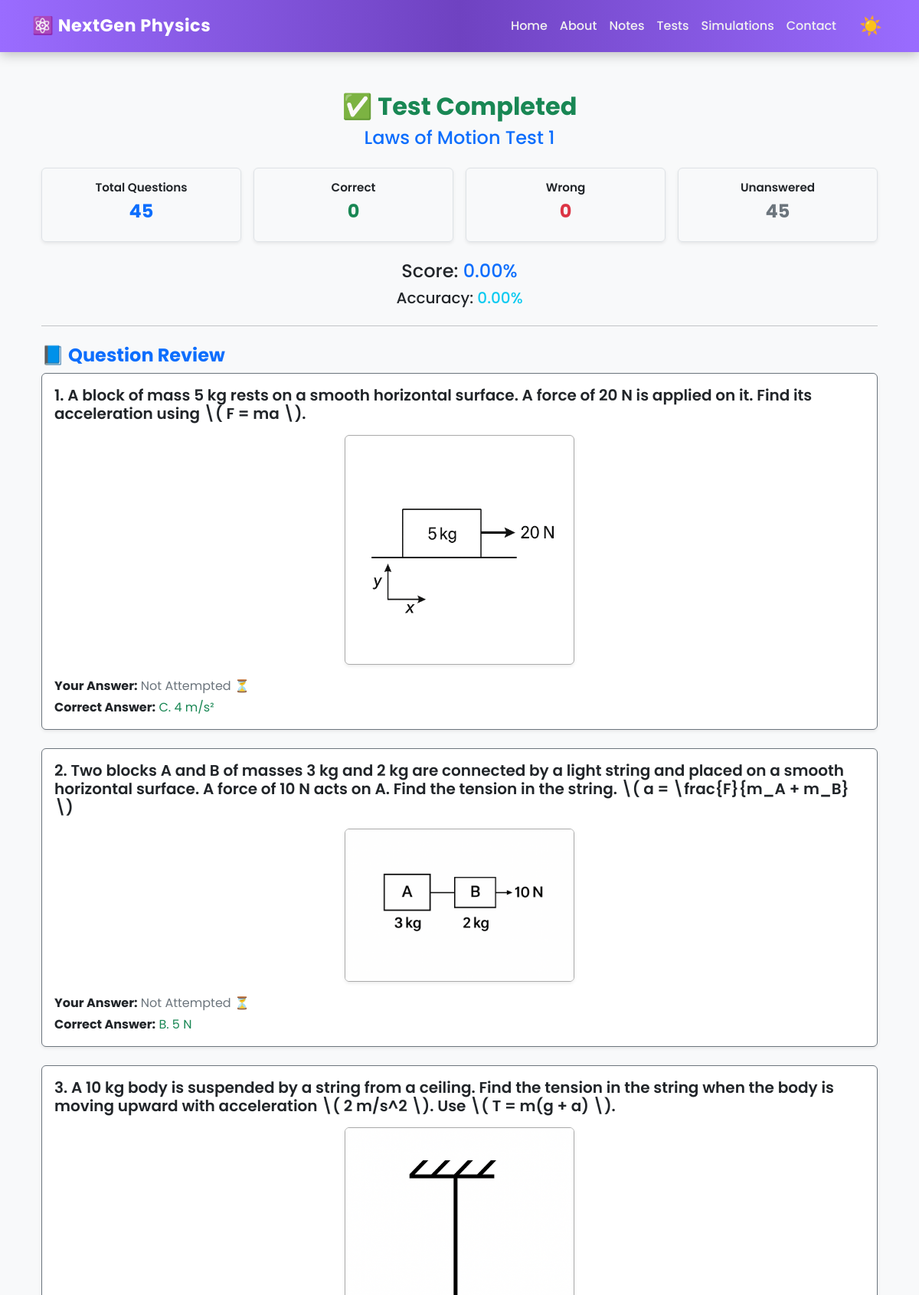
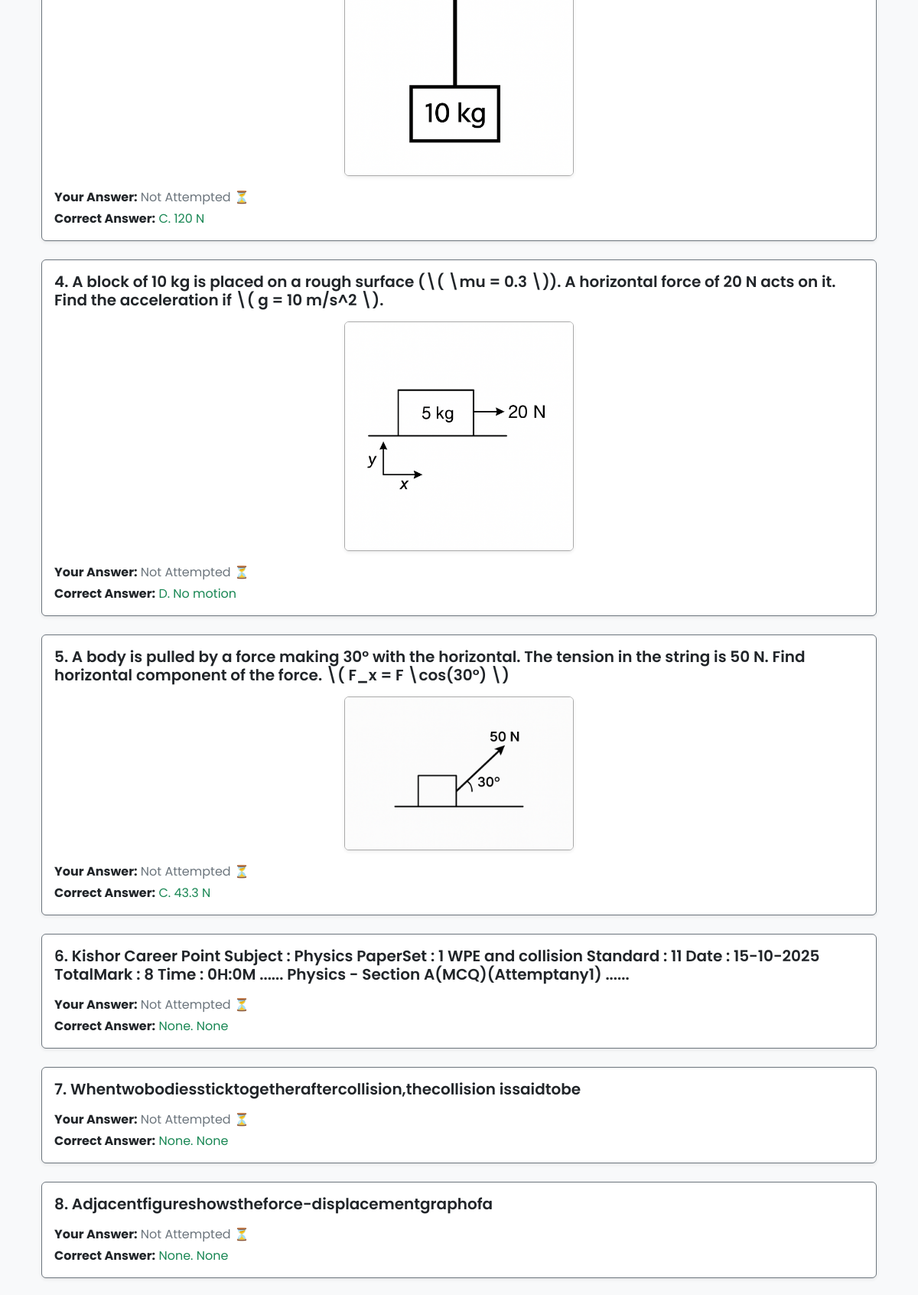
The app's page /result/1/ (upper part) with its own data (2 pictures, top to bottom).
### notes/models.py (models this page shows, shortened)
class PhysicsTest(models.Model):
    title = models.CharField(max_length=200)
    description = models.TextField(blank=True)
    date_created = models.DateTimeField(auto_now_add=True)

class TestResult(models.Model):
    session = models.OneToOneField(TestSession, on_delete=models.CASCADE)
    score = models.FloatField()
    accuracy = models.FloatField()
    details = models.JSONField(help_text="Stores question-wise answers and timings")

class Question(models.Model):
    test = models.ForeignKey(PhysicsTest, on_delete=models.CASCADE, related_name="questions")
    question_text = models.TextField()
    image = models.ImageField(upload_to='question_images/', blank=True, null=True)
    option_a = models.TextField()
    option_b = models.TextField()
    option_c = models.TextField()
    option_d = models.TextField()
    correct_option = models.CharField(max_length=1, choices=[
        ('A', 'A'),
        ('B', 'B'),
        ('C', 'C'),
        ('D', 'D'),
    ])

### notes/views.py (the view)
# urls.py: path('result/<int:session_id>/', views.view_result, name='view_result'),
def view_result(request, session_id):
    session = get_object_or_404(TestSession, id=session_id)
    result = get_object_or_404(TestResult, session=session)
    test = session.test
    reviewed_questions = []
    correct = wrong = unanswered = 0
    for q in test.questions.all():
        q_id = str(q.id)
        selected = result.details.get(q_id, {}).get("selected")
        correct_opt = result.details.get(q_id, {}).get("correct")
        options = {
            "A": q.option_a,
            "B": q.option_b,
            "C": q.option_c,
            "D": q.option_d,
        }
        selected_text = options.get(selected, None)
        correct_text = options.get(correct_opt, None)
        if selected is None:
            unanswered += 1
        elif selected == correct_opt:
            correct += 1
        else:
            wrong += 1
        reviewed_questions.append({
            "question": q,
            "selected": selected,
            "selected_text": selected_text,
            "correct": correct_opt,
            "correct_text": correct_text,
            "is_correct": selected == correct_opt if selected else False
        })
    context = {
        "session": session,
        "result": result,
        "test": test,
        "correct": correct,
        "wrong": wrong,
        "unanswered": unanswered,
        "total": test.questions.count(),
        "score": result.score,
        "accuracy": result.accuracy,
        "questions": reviewed_questions,
    }
    return render(request, "notes/result.html", context)

### notes/templates/notes/result.html (shortened to what this page needs)
{% extends "notes/base.html" %}
{% block content %}
<div class="container mt-4">
  <div class="text-center mb-4">
    <h2 class="text-success fw-bold">✅ Test Completed</h2>
    <h4 class="text-primary">{{ test.title }}</h4>
  </div>
  <div class="row mb-4 text-center g-3">
    <div class="col-md-3 col-6">
      <div class="p-3 result-card border rounded shadow-sm">
        <h6>Total Questions</h6>
        <h3 class="text-primary fw-bold">{{ total }}</h3>
      </div>
    </div>
    <div class="col-md-3 col-6">
      <div class="p-3 result-card border rounded shadow-sm">
        <h6>Correct</h6>
        <h3 class="text-success fw-bold">{{ correct }}</h3>
      </div>
    </div>
    <div class="col-md-3 col-6">
      <div class="p-3 result-card border rounded shadow-sm">
        <h6>Wrong</h6>
        <h3 class="text-danger fw-bold">{{ wrong }}</h3>
      </div>
    </div>
    <div class="col-md-3 col-6">
      <div class="p-3 result-card border rounded shadow-sm">
        <h6>Unanswered</h6>
        <h3 class="text-secondary fw-bold">{{ unanswered }}</h3>
      </div>
    </div>
  </div>
  <div class="text-center mb-4">
    <h4>Score: <span class="text-primary">{{ score|floatformat:2 }}%</span></h4>
    <h5>Accuracy: <span class="text-info">{{ accuracy|floatformat:2 }}%</span></h5>
  </div>
  <hr />
  <h4 class="mt-4 text-primary fw-bold">📘 Question Review</h4>
  {% for item in questions %}
  <div
    class="card mb-4 shadow-sm {% if item.is_correct %}border-success{% elif item.selected %}border-danger{% else %}border-secondary{% endif %}">
    <div class="card-body">
      <h5 class="fw-semibold">{{ forloop.counter }}. {{ item.question.question_text|safe }}</h5>
      {% if item.question.image %}
      <div class="text-center my-3">
        <img
          src="{{ item.question.image.url }}"
          alt="Question Image"
          class="result-image img-fluid rounded shadow-sm"
        />
      </div>
      {% endif %}
      <div class="mt-3">
        <p class="mb-1">
          <strong>Your Answer:</strong>
          {% if item.selected %}
            {% if item.is_correct %}
              <span class="text-success">
                {{ item.selected }}. {{ item.selected_text }} ✅
              </span>
            {% else %}
              <span class="text-danger">
                {{ item.selected }}. {{ item.selected_text }} ❌
              </span>
            {% endif %}
          {% else %}
            <span class="text-secondary">Not Attempted ⏳</span>
          {% endif %}
        </p>
        <p class="mb-0">
          <strong>Correct Answer:</strong>
          <span class="text-success">
            {{ item.correct }}. {{ item.correct_text }}
          </span>
        </p>
      </div>
    </div>
  </div>
  {% empty %}
  <p class="text-center text-muted mt-4">No questions found for this test.</p>
  {% endfor %}
{% endblock %}

### notes/templates/notes/base.html (style rules this page uses)
:root { --bg-light: #f8f9fa; --bg-dark: #0e0e0e; --text-light: #f8f9fa; --text-dark: #212529; --accent: #9a6cff; --highlight: #ffc107; --gradient: linear-gradient(90deg, #9a6cff, #6f42c1, #9a6cff); }
body { font-family: "Poppins", sans-serif; background-color: var(--bg-light); color: var(--text-dark); transition: all 0.4s ease; scroll-behavior: smooth; }

### notes/templates/notes/result.html (style rules this page uses)
.result-card { background-color: var(--card-bg); color: var(--text-color); transition: background-color 0.4s ease, color 0.4s ease; }
.result-image { display: block; margin: 10px auto; width: auto !important; max-width: 300px !important; height: auto; border: 1px solid #aaa; border-radius: 8px; box-shadow: 0 0 10px rgba(168, 23, 23, 0.2); transition: transform 0.2s ease-in-out; }
.result-card h6 { font-weight: 600; font-size: 0.95rem; }
.result-card h3 { font-size: 1.5rem; }

### records on screen
PhysicsTest: title "Laws of Motion Test 1"
TestResult: score "0.00", accuracy "0.00"
Question: question.question_text "A block of mass 5 kg rests on a smooth horizontal surface. A force of 20 N is applied on it. Find its acceleration using \\( F = ma \\).", question.image (picture), correct "C", correct_text "4 m/s²"
Question: question.question_text "Two blocks A and B of masses 3 kg and 2 kg are connected by a light string and placed on a smooth horizontal surface. A force of 10 N acts on A. Find the tension in the string. \\( a = \\frac{F}{m_A + m_B} \\)", question.image (picture), correct "B", correct_text "5 N"
Question: question.question_text "A 10 kg body is suspended by a string from a ceiling. Find the tension in the string when the body is moving upward with acceleration \\( 2 m/s^2 \\). Use \\( T = m(g + a) \\).", question.image (picture), correct "C", correct_text "120 N"
Question: question.question_text "A block of 10 kg is placed on a rough surface (\\( \\mu = 0.3 \\)). A horizontal force of 20 N acts on it. Find the acceleration if \\( g = 10 m/s^2 \\).", question.image (picture), correct "D", correct_text "No motion"
Question: question.question_text "A body is pulled by a force making 30° with the horizontal. The tension in the string is 50 N. Find horizontal component of the force. \\( F_x = F \\cos(30°) \\)", question.image (picture), correct "C", correct_text "43.3 N"
Question: question.question_text "Kishor Career Point Subject : Physics PaperSet : 1 WPE and collision Standard : 11 Date : 15-10-2025 TotalMark : 8 Time : 0H:0M ...... Physics - Section A(MCQ)(Attemptany1) ......", correct "None", correct_text "None"
Question: question.question_text "Whentwobodiessticktogetheraftercollision,thecollision issaidtobe", correct "None", correct_text "None"
Question: question.question_text "Adjacentfigureshowstheforce-displacementgraphofa", correct "None", correct_text "None"

### other values on screen
{{ total }} "45"
{{ correct }} "0"
{{ wrong }} "0"
{{ unanswered }} "45"
